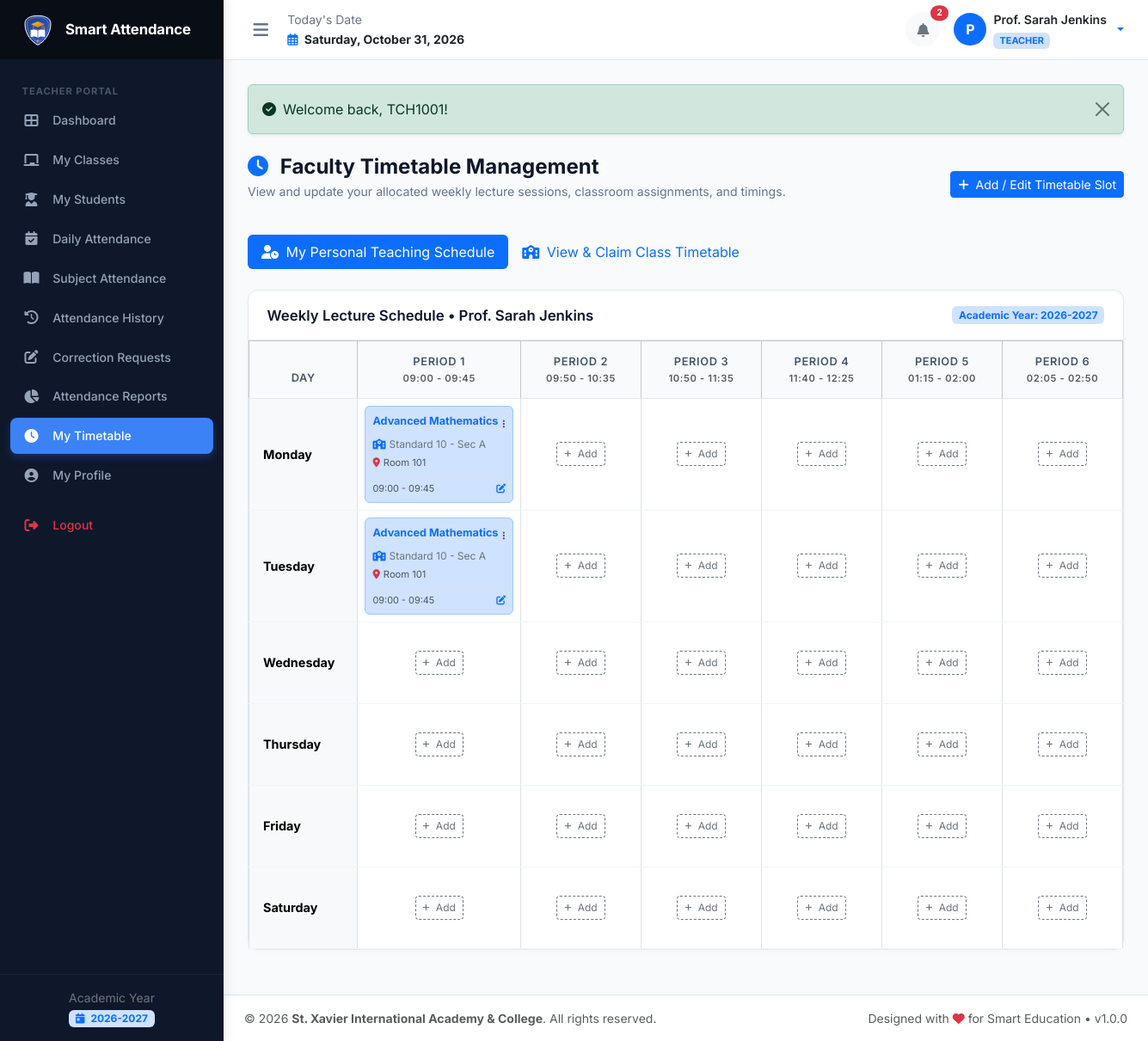
Screenshot of /teacher/timetable.php (signed in) with the database file from the repository.
### tables this page shows
CREATE TABLE `academic_years` (
  `id` INT AUTO_INCREMENT PRIMARY KEY,
  `name` VARCHAR(50) NOT NULL UNIQUE,
  `start_date` DATE NOT NULL,
  `end_date` DATE NOT NULL,
  `is_current` TINYINT(1) NOT NULL DEFAULT 0,
  `status` ENUM('active', 'archived') NOT NULL DEFAULT 'active',
  `created_at` TIMESTAMP DEFAULT CURRENT_TIMESTAMP
);

CREATE TABLE `teachers` (
  `id` INT AUTO_INCREMENT PRIMARY KEY,
  `user_id` INT NOT NULL UNIQUE,
  `teacher_id` VARCHAR(50) NOT NULL UNIQUE,
  `full_name` VARCHAR(150) NOT NULL,
  `photo` VARCHAR(255) NULL,
  `dob` DATE NULL,
  `gender` ENUM('male', 'female', 'other') DEFAULT 'female',
  `email` VARCHAR(120) NULL,
  `mobile` VARCHAR(25) NULL,
  `qualification` VARCHAR(150) NULL,
  `address` TEXT NULL,
  `joining_date` DATE NULL,
  `created_at` TIMESTAMP DEFAULT CURRENT_TIMESTAMP,
  `updated_at` TIMESTAMP DEFAULT CURRENT_TIMESTAMP ON UPDATE CURRENT_TIMESTAMP,
  FOREIGN KEY (`user_id`) REFERENCES `users`(`id`) ON DELETE CASCADE
);

CREATE TABLE `timetable` (
  `id` INT AUTO_INCREMENT PRIMARY KEY,
  `academic_year_id` INT NOT NULL,
  `class_id` INT NOT NULL,
  `section_id` INT NOT NULL,
  `subject_id` INT NOT NULL,
  `teacher_id` INT NOT NULL,
  `day_of_week` ENUM('Monday', 'Tuesday', 'Wednesday', 'Thursday', 'Friday', 'Saturday') NOT NULL,
  `period_number` INT NOT NULL,
  `start_time` TIME NOT NULL,
  `end_time` TIME NOT NULL,
  `room_no` VARCHAR(50) NULL,
  `created_at` TIMESTAMP DEFAULT CURRENT_TIMESTAMP,
  UNIQUE KEY `uk_timetable_slot` (`academic_year_id`, `class_id`, `section_id`, `day_of_week`, `period_number`),
  FOREIGN KEY (`academic_year_id`) REFERENCES `academic_years`(`id`) ON DELETE CASCADE,
  FOREIGN KEY (`class_id`) REFERENCES `classes`(`id`) ON DELETE CASCADE,
  FOREIGN KEY (`section_id`) REFERENCES `sections`(`id`) ON DELETE CASCADE,
  FOREIGN KEY (`subject_id`) REFERENCES `subjects`(`id`) ON DELETE CASCADE,
  FOREIGN KEY (`teacher_id`) REFERENCES `teachers`(`id`) ON DELETE CASCADE
);

CREATE TABLE `subjects` (
  `id` INT AUTO_INCREMENT PRIMARY KEY,
  `code` VARCHAR(50) NOT NULL UNIQUE,
  `name` VARCHAR(150) NOT NULL,
  `type` ENUM('core', 'elective', 'practical') NOT NULL DEFAULT 'core',
  `created_at` TIMESTAMP DEFAULT CURRENT_TIMESTAMP
);

CREATE TABLE `classes` (
  `id` INT AUTO_INCREMENT PRIMARY KEY,
  `name` VARCHAR(100) NOT NULL UNIQUE,
  `type` ENUM('school', 'college') NOT NULL DEFAULT 'school',
  `numeric_level` INT NOT NULL,
  `created_at` TIMESTAMP DEFAULT CURRENT_TIMESTAMP,
  INDEX `idx_class_type` (`type`)
);

CREATE TABLE `sections` (
  `id` INT AUTO_INCREMENT PRIMARY KEY,
  `class_id` INT NOT NULL,
  `name` VARCHAR(20) NOT NULL,
  `created_at` TIMESTAMP DEFAULT CURRENT_TIMESTAMP,
  UNIQUE KEY `uk_class_section` (`class_id`, `name`),
  FOREIGN KEY (`class_id`) REFERENCES `classes`(`id`) ON DELETE CASCADE
);

### teacher/timetable.php (the view, shortened to what the rows shown need)
<?php
require_once __DIR__ . '/../includes/functions.php';
require_once __DIR__ . '/../includes/auth.php';
$pdo = get_db_connection();
$currentUserId = (int)$_SESSION['user']['id'];
$activeYear = get_active_academic_year();
$yearId = $activeYear['id'] ?? 1;
$tStmt = $pdo->prepare("SELECT id, teacher_id, full_name FROM teachers WHERE user_id = ?");
$tStmt->execute([$currentUserId]);
$teacher = $tStmt->fetch();
$teacherId = (int)($teacher['id'] ?? 0);
$viewMode = $_GET['view'] ?? 'my';
$assignStmt = $pdo->prepare("SELECT DISTINCT ta.class_id, ta.section_id, c.name as class_name, sec.name as section_name
                             FROM teacher_assignments ta
                             JOIN classes c ON ta.class_id = c.id
                             JOIN sections sec ON ta.section_id = sec.id
                             WHERE ta.teacher_id = ? AND ta.academic_year_id = ?
                             ORDER BY c.numeric_level ASC, sec.name ASC");
$assignStmt->execute([$teacherId, $yearId]);
$teacherClasses = $assignStmt->fetchAll();
$selectedClassId = (int)($_GET['class_id'] ?? ($teacherClasses[0]['class_id'] ?? 1));
$selectedSectionId = (int)($_GET['section_id'] ?? ($teacherClasses[0]['section_id'] ?? 1));
$days = ['Monday', 'Tuesday', 'Wednesday', 'Thursday', 'Friday', 'Saturday'];
$periodTimes = [
    1 => ['09:00', '09:45'],
    2 => ['09:50', '10:35'],
    3 => ['10:50', '11:35'],
    4 => ['11:40', '12:25'],
    5 => ['01:15', '02:00'],
    6 => ['02:05', '02:50']
];
$schedule = [];
if ($viewMode === 'class') {
    $slotsStmt = $pdo->prepare("SELECT tt.*, c.name as class_name, sec.name as section_name, sub.name as subject_name, sub.code as subject_code, t.full_name as teacher_name
                                FROM timetable tt
                                JOIN classes c ON tt.class_id = c.id
                                JOIN sections sec ON tt.section_id = sec.id
                                JOIN subjects sub ON tt.subject_id = sub.id
                                JOIN teachers t ON tt.teacher_id = t.id
                                WHERE tt.academic_year_id = ? AND tt.class_id = ? AND tt.section_id = ?
                                ORDER BY tt.period_number ASC");
    $slotsStmt->execute([$yearId, $selectedClassId, $selectedSectionId]);
} else {
    $slotsStmt = $pdo->prepare("SELECT tt.*, c.name as class_name, sec.name as section_name, sub.name as subject_name, sub.code as subject_code, t.full_name as teacher_name
                                FROM timetable tt
                                JOIN classes c ON tt.class_id = c.id
                                JOIN sections sec ON tt.section_id = sec.id
                                JOIN subjects sub ON tt.subject_id = sub.id
                                JOIN teachers t ON tt.teacher_id = t.id
                                WHERE tt.teacher_id = ? AND tt.academic_year_id = ?
                                ORDER BY tt.period_number ASC");
    $slotsStmt->execute([$teacherId, $yearId]);
}
$slots = $slotsStmt->fetchAll();
foreach ($slots as $s) {
    $schedule[$s['day_of_week']][$s['period_number']] = $s;
}
require_once __DIR__ . '/../includes/header.php';
require_once __DIR__ . '/../includes/sidebar.php';
require_once __DIR__ . '/../includes/navbar.php';
?>
<div class="page-header d-flex flex-wrap justify-content-between align-items-center gap-3">
  <div>
    <h1 class="page-title"><i class="fas fa-clock me-2 text-primary"></i> Faculty Timetable Management</h1>
  </div>
</div>
<div class="card card-custom">
  <div class="card-header d-flex justify-content-between align-items-center">
    <h5 class="card-title mb-0">
      <?php if ($viewMode === 'my'): ?>
        Weekly Lecture Schedule &bull; <?= e($teacher['full_name']) ?>
      <?php else: ?>
        Full Class Schedule &bull; Class <?= e($selectedClassId) ?> - Section <?= e($selectedSectionId) ?>
      <?php endif; ?>
    </h5>
    <span class="badge bg-primary-subtle text-primary">Academic Year: <?= e($activeYear['name'] ?? '2026-2027') ?></span>
  </div>
  <div class="card-body p-0">
    <div class="table-responsive">
      <table class="table table-bordered table-custom text-center align-middle mb-0">
        <thead class="table-light">
          <tr>
            <th style="width: 130px;">Day</th>
            <?php for ($p = 1; $p <= 6; $p++): ?>
              <th>
                Period <?= $p ?><br>
                <small class="text-muted"><?= $periodTimes[$p][0] ?> - <?= $periodTimes[$p][1] ?></small>
              </th>
            <?php endfor; ?>
          </tr>
        </thead>
        <tbody>
          <?php foreach ($days as $day): ?>
            <tr>
              <td class="fw-bold bg-light text-start ps-3"><?= $day ?></td>
              <?php for ($p = 1; $p <= 6; $p++): ?>
                <?php $slot = $schedule[$day][$p] ?? null; ?>
                <?php $isMySlot = $slot && ((int)$slot['teacher_id'] === $teacherId); ?>
                <td class="p-2" style="min-width: 140px; height: 95px; vertical-align: top;">
                  <?php if ($slot): ?>
                    <div class="p-2 rounded <?= $isMySlot ? 'bg-primary-subtle border border-primary-subtle' : 'bg-light border text-muted' ?> text-start small position-relative h-100 d-flex flex-column justify-content-between">
                      <div>
                        <div class="d-flex justify-content-between align-items-start gap-1">
                          <strong class="<?= $isMySlot ? 'text-primary' : 'text-dark' ?> text-truncate d-block" title="<?= e($slot['subject_name']) ?>">
                            <?= e($slot['subject_name']) ?>
                          </strong>
                          <?php if ($isMySlot): ?>
                            <div class="dropdown">
                              <button class="btn btn-sm btn-link text-muted p-0" type="button" data-bs-toggle="dropdown" aria-expanded="false">
                              </button>
                            </div>
                          <?php endif; ?>
                        </div>
                        <div class="text-secondary text-truncate mt-1" style="font-size: 0.75rem;">
                          <?php if ($viewMode === 'my'): ?>
                            <i class="fas fa-school me-1 text-primary"></i><?= e($slot['class_name']) ?> - Sec <?= e($slot['section_name']) ?>
                          <?php else: ?>
                            <i class="fas fa-user-tie me-1"></i><?= $isMySlot ? '<span class="badge bg-success-subtle text-success">You</span>' : e($slot['teacher_name']) ?>
                          <?php endif; ?>
                        </div>
                        <?php if (!empty($slot['room_no'])): ?>
                          <div class="text-muted text-truncate mt-1" style="font-size: 0.7rem;">
                            <i class="fas fa-map-marker-alt me-1 text-danger"></i><?= e($slot['room_no']) ?>
                          </div>
                        <?php endif; ?>
                      </div>
                      <div class="mt-2 pt-1 border-top d-flex justify-content-between align-items-center text-muted" style="font-size: 0.68rem;">
                        <span><?= substr($slot['start_time'], 0, 5) ?> - <?= substr($slot['end_time'], 0, 5) ?></span>
                        <?php if ($isMySlot): ?>
                          <a href="javascript:void(0)" onclick='editSlot(<?= json_encode($slot) ?>)' class="text-decoration-none text-primary" title="Quick Edit">
                            <i class="fas fa-edit"></i>
                          </a>
                        <?php endif; ?>
                      </div>
                    </div>
                  <?php else: ?>
                    <div class="h-100 d-flex flex-column align-items-center justify-content-center py-2">
                      <button type="button" class="btn btn-outline-secondary btn-sm py-1 px-2 border-dashed" style="font-size: 0.75rem; border-style: dashed;" onclick="openAddSlotModal('<?= $day ?>', <?= $p ?>)">
                        <i class="fas fa-plus fa-xs me-1"></i> Add
                      </button>
                    </div>
                  <?php endif; ?>
                </td>
              <?php endfor; ?>
            </tr>
          <?php endforeach; ?>
        </tbody>
      </table>
    </div>
  </div>
</div>
<?php require_once __DIR__ . '/../includes/footer.php'; ?>

### includes/sidebar.php (shortened to what the rows shown need)
<aside class="app-sidebar" id="appSidebar">
  <div class="sidebar-footer text-center">
    <small class="text-secondary d-block">Academic Year</small>
    <span class="badge bg-primary-subtle text-primary mt-1">
      <i class="fas fa-calendar-day me-1"></i> <?= e(get_active_academic_year()['name'] ?? '2026-2027') ?>
    </span>
  </div>
</aside>

### includes/navbar.php (shortened to what the rows shown need)
<?php
$user = current_user();
?>
<div class="app-main">
  <header class="app-navbar no-print">
    <div class="d-flex align-items-center gap-3">
      <div class="dropdown">
        <a href="#" class="d-flex align-items-center gap-2 text-decoration-none dropdown-toggle user-profile-menu" data-bs-toggle="dropdown" aria-expanded="false">
          <?php if (!empty($user['photo'])): ?>
            <img src="<?= BASE_URL ?>/<?= e($user['photo']) ?>" alt="Avatar">
          <?php else: ?>
            <div class="bg-primary text-white rounded-circle d-flex align-items-center justify-content-center fw-bold" style="width: 38px; height: 38px;">
              <?= strtoupper(substr($user['full_name'] ?? 'U', 0, 1)) ?>
            </div>
          <?php endif; ?>
          <div class="d-none d-sm-block text-start">
            <div class="fw-semibold text-dark text-truncate" style="max-width: 140px; font-size: 0.88rem;"><?= e($user['full_name'] ?? 'User') ?></div>
            <span class="badge bg-primary-subtle text-primary text-uppercase" style="font-size: 0.68rem;"><?= e($user['role'] ?? 'guest') ?></span>
          </div>
        </a>
      </div>
    </div>
  </header>
  <main class="app-content">

### rows the page displays
academic_years: name "2026-2027"
teachers: full_name "P", full_name "Prof. Sarah Jenkins"
timetable: subject.name "Advanced Mathematics", class.name "Standard 10", section.name "A", room_no "Room 101", start_time "09:00", end_time "09:45"
timetable: subject.name "Advanced Mathematics", class.name "Standard 10", section.name "A", room_no "Room 101", start_time "09:00", end_time "09:45"

### other values shown
$unreadCount "2"
$user['role'] "TEACHER"
$msg['message'] "Welcome back, TCH1001!"
$periodTimes[$p][0] "09:00"
$periodTimes[$p][1] "09:45"
$periodTimes[$p][0] "09:50"
$periodTimes[$p][1] "10:35"
$periodTimes[$p][0] "10:50"
$periodTimes[$p][1] "11:35"
$periodTimes[$p][0] "11:40"
$periodTimes[$p][1] "12:25"
$periodTimes[$p][0] "01:15"
$periodTimes[$p][1] "02:00"
$periodTimes[$p][0] "02:05"
$periodTimes[$p][1] "02:50"
